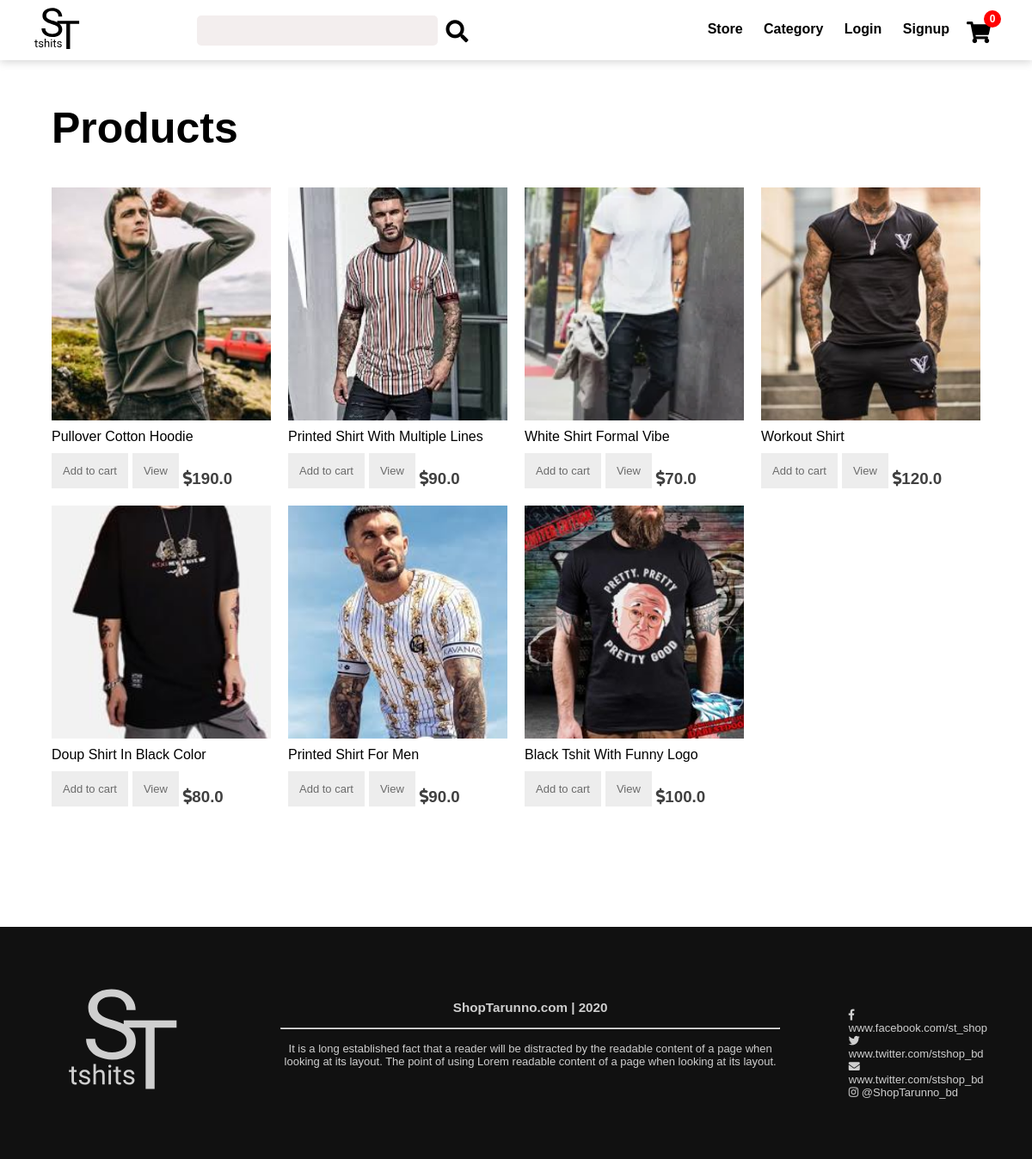
The app's page /category/2/ with its own data.
### store/models.py (models this page shows, shortened)
class Product(models.Model):
    name = models.CharField(max_length=100, null=True)
    price = models.FloatField(null=True)
    category = models.ManyToManyField(Category, null=True)
    image = models.ImageField(null=True, blank=True, upload_to='product/')
    on_sell = models.BooleanField(default=False, null=True)
    date = models.DateTimeField(default=timezone.now)
    on_stock = models.BooleanField(default=True, null=True)
    delivery = models.BooleanField(default=False, null=True)

### store/views.py (the view)
# urls.py: path('category/<id>/', views.category_items, name='category'),
def category_items(request, id):
    categories = Category.objects.all()
    if id == '-1':
        products = Product.objects.all().order_by('-date')
        category = "All"
    else:
        products = Product.objects.filter(category=id).all().order_by('-date')
        category = Category.objects.get(id=id)
    paginator = Paginator(products, 20)  # Show 20 product per page.
    page_number = request.GET.get('page')
    page_obj = paginator.get_page(page_number)
    data = cartData(request)
    order = data['order']
    context = {
        'order': order,
        'categories': categories,
        'products': page_obj,
        'title': category,
    }
    return render(request, 'store/category.html', context)

### store/cart.py (called while the page is built, shortened)
def cookieCart(request):
    try:
        cart = json.loads(request.COOKIES['cart'])
    except:
        cart = {}
    items = []
    order = {'get_cart_total': 0, 'get_cart_total_item': 0}
    return {'items': items, 'order': order}

def cartData(request):
    if request.user.is_authenticated:
        customer = request.user.customer
        order, created = Order.objects.get_or_create(customer=customer)
        items = order.orderitem_set.all()
    else:
        cookieData = cookieCart(request)
        order = cookieData['order']
        items = cookieData['items']
    return {'items': items, 'order': order}

### store/models.py (called while the page is built)
    def __str__(self):
        return self.name;

### store/templates/store/category.html (shortened to what this page needs)
{% extends 'store/base.html' %}
{% load static %}
{% block body %}
<link rel="stylesheet" href="{% static 'css/category.css' %}">
	<div class="products">
		<h1>Products</h1>
		<div class="product-container">
			{% for product in products %}
				<div class="item-products">
					<div class="product-image" style="background: url({{ product.image.url }}) no-repeat center center / cover;">
					</div
					<h3 class="product-name"> {{ product.name }}</h3>
					<div class="product-actions">
						<a data-product={{product.id}} data-action="add" id="item-btn" class="add-to-cart-btn update-cart">Add to cart</a>
						<a id="item-btn" class="view-product" href="../../product/{{product.id}}">View</a>
						<h3 class="product-price"><i class="fas fa-dollar-sign"></i>{{ product.price }}</h3>
					</div>
				</div>
			{% endfor %}
		</div>
	</div>
{% endblock body %}

### static/css/base.css (style rules this page uses)
body { margin: 0px; padding: 0px; font-family: 'Arial', sans-serif; overflow-x: hidden; background-color: white; }
* { margin: 0px; padding: 0px; }
html { overflow-x: hidden; }

### static/css/category.css (style rules this page uses)
h1 { padding-top: 120px; width: 100%; font-size: 50px; width: 90%; }
.products { display: flex; gap: 40px; flex-direction: column; justify-content: center; align-items: center; width: 100%; height: 100%; background-color: white; }
.products h1 { font-size: 50px; margin: 0px; }
.product-container { display: grid; grid-template-columns: repeat(4, 1fr); grid-gap: 20px; height: 100%; width: 90%; margin: auto; }
.product-container .item-products { margin: 0px; min-height: 350px; display: flex; flex-direction: column; gap: 10px; }
.item-products .product-image { height: 100%; width: 100%; }
.item-products .product-actions { display: flex; flex-direction: row; gap: 5px; align-items: flex-end; }
.add-to-cart-btn { font-size: 13px; text-decoration: none; color: #6B6B6B; padding: 13px; background-color: #EDEDED; font-family: 'Arial', sans-serif; transition: .3s; }
.view-product { font-size: 13px; text-decoration: none; color: #6B6B6B; padding: 13px; background-color: #EDEDED; font-family: 'Arial', sans-serif; transition: .3s; }
.product-price { color: #404040; float: right; margin-right: 10px; }

### records on screen
Product: image (picture), name "Pullover Cotton Hoodie", price "190.0"
Product: image (picture), name "Printed Shirt With Multiple Lines", price "90.0"
Product: image (picture), name "White Shirt Formal Vibe", price "70.0"
Product: image (picture), name "Workout Shirt", price "120.0"
Product: image (picture), name "Doup Shirt In Black Color", price "80.0"
Product: image (picture), name "Printed Shirt For Men", price "90.0"
Product: image (picture), name "Black Tshit With Funny Logo", price "100.0"

### other values on screen
{{ order.get_cart_total_item }} "0"
